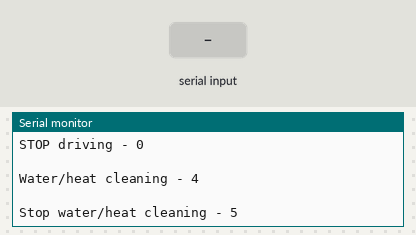
A sketch run on a simulated Arduino Uno, built with avr-gcc and run on an emulated ATmega328P. Shown: the last lines printed to the serial monitor. Inputs (shaded band) come from the test bench.

Above: at 1.2 s.
1.3 s: "1" received over Serial
At 2.5 s:
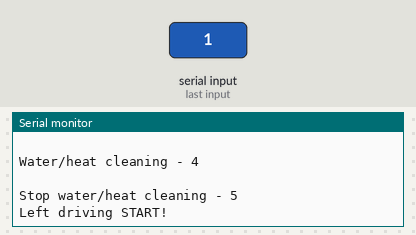
2.8 s: "2" received over Serial
At 3.7 s:
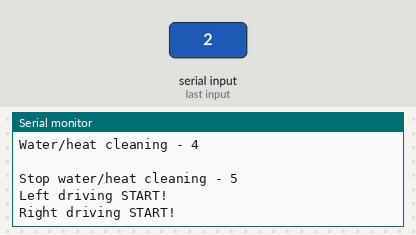
4.3 s: "0" received over Serial
At 4.9 s:
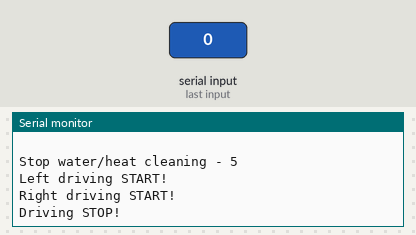
5.8 s: "4" received over Serial
At 7.0 s:
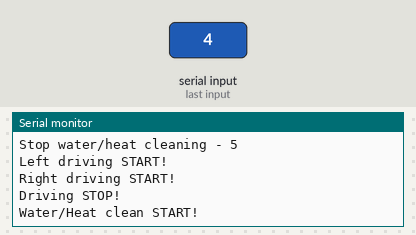
7.3 s: "5" received over Serial
At 8.4 s:
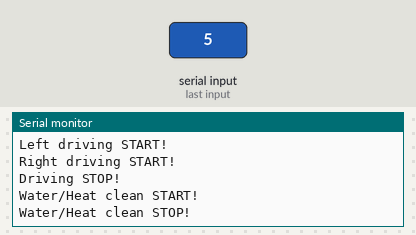

The sketch:

arduino_sketch.ino
```cpp
//Опсиание цифровых пинов
#define FIRST_SERVO 7
#define SEC_SERVO 8
#define TH_SERVO 9

void setup()
{
Serial.begin(9600);
Serial.println("Left driving - 1");
Serial.println("\t");
Serial.println("Right driving - 2");
Serial.println("\t");
Serial.println("STOP driving - 0");
Serial.println("\t");
Serial.println("Water/heat cleaning - 4");
Serial.println("\t");
Serial.println("Stop water/heat cleaning - 5");
}

void loop()
{
  if (Serial.available() > 0)
  {
      //Присваивание переменной с именем mode значение из последовательного порта
      char mode = Serial.read();
      //Если переменная с именем mode стала равна 1, то один цифровой пин FIRST_SERVO
      //приобретает высокий сигнал, а SEC_SERVO низкий
      if (mode == '1')
      {
        Serial.println("Left driving START!");
        digitalWrite(FIRST_SERVO, HIGH);
        digitalWrite(SEC_SERVO, LOW);
      }
      //Если переменная с именем mode стала равна 2, то один цифровой пин FIRST_SERVO
      //приобретает низкий сигнал, а SEC_SERVO высокий
      if (mode == '2')
      {
        Serial.println("Right driving START!");
        digitalWrite(FIRST_SERVO, LOW);
        digitalWrite(SEC_SERVO, HIGH);
      }
      //Если переменная с именем mode стала равна 0, то оба цифровых пина FIRST_SERVO
      //и SEC_SERVO приобретают низкий сигнал
      if (mode == '0')
      {
        Serial.println("Driving STOP!");
        digitalWrite(FIRST_SERVO, LOW);
        digitalWrite(SEC_SERVO, LOW);
      }
      //Если переменная с именем mode стала равна 4, то пин TH_SERVO приобретает высокий уровень
      if (mode == '4')
      {
        Serial.println("Water/Heat clean START!");
        digitalWrite(TH_SERVO, LOW);
      }
      //Если переменная с именем mode стала равна 5, то пин TH_SERVO приобретает низкий уровень
      if (mode == '5')
      {
        Serial.println("Water/Heat clean STOP!");
        digitalWrite(TH_SERVO, LOW);
      }

  }
}
```

Measured:
- after the input at 1.3 s, the serial monitor: prints a new line at once (image 1)
- after the input at 2.8 s, the serial monitor: prints a new line at once (image 2)
- after the input at 4.3 s, the serial monitor: prints a new line at once (image 3)
- after the input at 5.8 s, the serial monitor: prints a new line at once (image 4)
- after the input at 7.3 s, the serial monitor: prints a new line at once (image 5)
